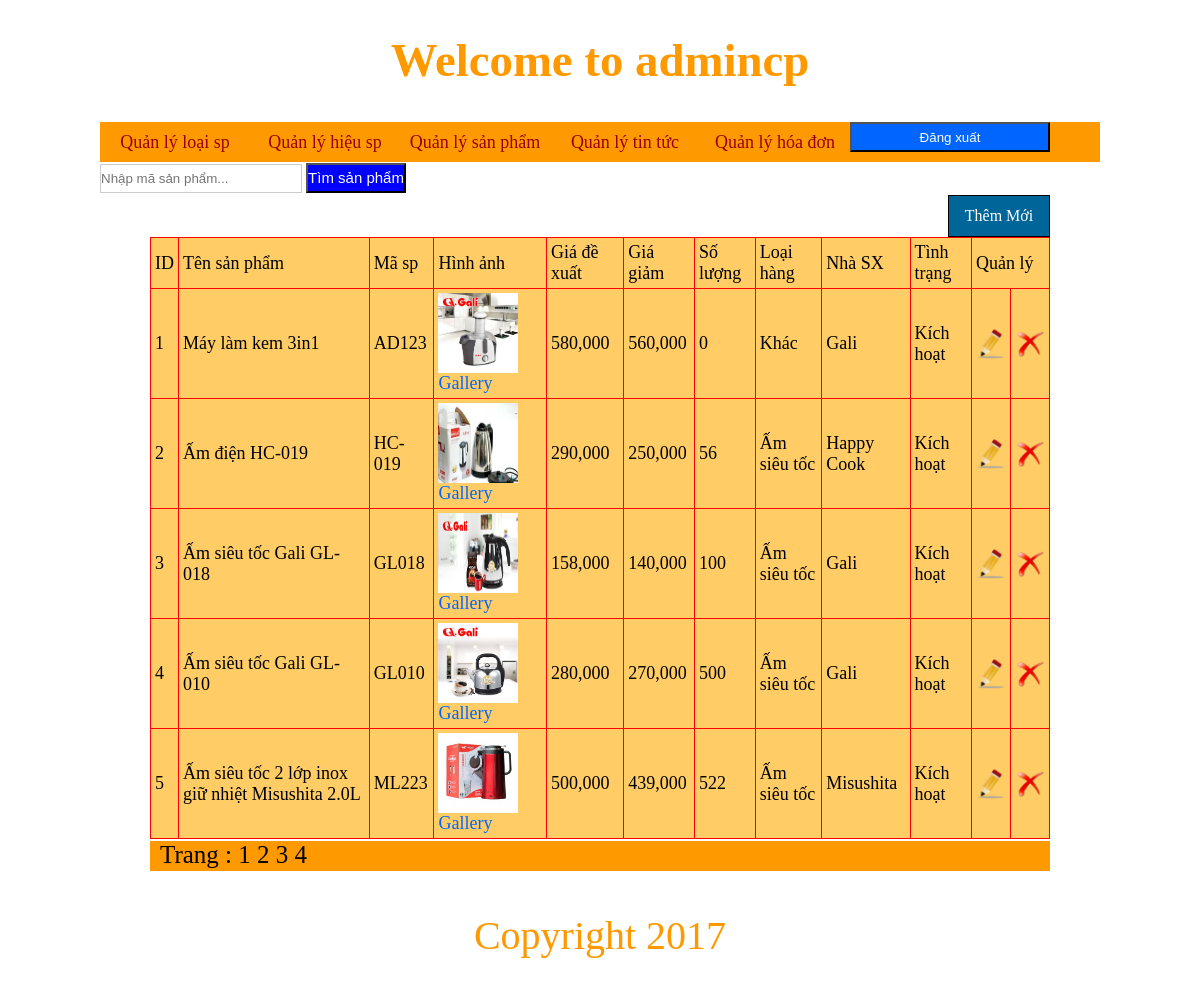
Screenshot of /admincp/index.php (signed in) with the database file from the repository.
### tables this page shows
CREATE TABLE IF NOT EXISTS `sanpham` (
`idsanpham` int(11) NOT NULL,
  `tensp` varchar(255) NOT NULL,
  `masp` varchar(255) NOT NULL,
  `hinhanh` varchar(100) NOT NULL,
  `giadexuat` float NOT NULL,
  `giagiam` float NOT NULL,
  `soluong` int(11) NOT NULL,
  `loaisp` int(11) NOT NULL,
  `nhasx` int(11) NOT NULL,
  `tinhtrang` varchar(100) NOT NULL,
  `noidung` longtext NOT NULL
);

CREATE TABLE IF NOT EXISTS `loaisp` (
`idloaisp` int(11) NOT NULL,
  `tenloaisp` varchar(255) NOT NULL,
  `tinhtrang` varchar(100) NOT NULL
);

CREATE TABLE IF NOT EXISTS `hieusp` (
`idhieusp` int(11) NOT NULL,
  `tenhieusp` varchar(255) NOT NULL,
  `tinhtrang` varchar(100) NOT NULL
);

### admincp/modules/quanlysanpham/lietke.php (the view)
<?php
	if(isset($_GET['trang'])){
		$trang=$_GET['trang'];
	}else{
		$trang='';
	}
	if($trang =='' || $trang =='1'){
		$trang1=0;
	}else{
		$trang1=($trang*5)-5;
	}
	$sql_lietkesp="select * from sanpham,hieusp,loaisp where loaisp.idloaisp=sanpham.loaisp and hieusp.idhieusp=sanpham.nhasx order by sanpham.idsanpham desc limit $trang1,5 ";
	$row_lietkesp=mysql_query($sql_lietkesp);
?>
<div class="button_themsp">
<a href="index.php?quanly=sanpham&ac=them">Thêm Mới</a>
</div>
<table width="100%" border="1">
  <tr>
    <td>ID</td>
    <td>Tên sản phẩm</td>
    <td>Mã sp</td>
    <td>Hình ảnh</td>
    <td>Giá đề xuất</td>
    <td>Giá giảm</td>
    <td>Số lượng</td>
    <td>Loại hàng</td>
    <td>Nhà SX</td>
    <td>Tình trạng</td>
    <td colspan="2">Quản lý</td>
  </tr>
  <?php
  $i=1;
  while($dong=mysql_fetch_array($row_lietkesp)){
  ?>
  <tr>
    <td><?php  echo $i;?></td>
    <td><?php echo $dong['tensp'] ?></td>
    <td><?php echo $dong['masp'] ?></td>
    <td><img src="modules/quanlysanpham/uploads/<?php echo $dong['hinhanh'] ?>" width="80" height="80" />
    <a href="index.php?quanly=gallery&ac=lietke&id=<?php echo $dong['idsanpham'] ?>" style="text-align:center;text-decoration:none; font-size:18px;color:#06F;">Gallery</a>
    </td>
    <td><?php echo number_format($dong['giadexuat']) ?></td>
    <td><?php echo number_format($dong['giagiam']) ?></td>
    <td><?php echo $dong['soluong'] ?></td>
    <td><?php echo $dong['tenloaisp'] ?></td>
    <td><?php echo $dong['tenhieusp'] ?></td>
    <td><?php $sql_tinhtrang = "select tinhtrang from sanpham";
	$row_tinhtrang = mysql_query($sql_tinhtrang);
	$dong_tinhtrang=mysql_fetch_array($row_tinhtrang);
	if($dong_tinhtrang['tinhtrang'] == 1 ){
		echo 'Kích hoạt';
	}elseif($dong_tinhtrang['tinhtrang'] ==2){
		echo 'Không kích hoạt';
	}
    ?></td>
    <td><a href="index.php?quanly=sanpham&ac=sua&id=<?php echo $dong['idsanpham'] ?>" ><center><img src="../imgs/edit.png" width="30" height="30" /></center></a></td>
    <td><a href="modules/quanlysanpham/xuly.php?id=<?php echo $dong['idsanpham']?>" class="delete_link"><center><img src="../imgs/delete.png" width="30" height="30"   /></center></a></td>
  </tr>
  <?php
  $i++;
  }
  ?>
</table>
<div class="trang">
	Trang :
    <?php
	$sql_trang=mysql_query("select * from sanpham");
	$count_trang=mysql_num_rows($sql_trang);
	$a=ceil($count_trang/5);
	for($b=1;$b<=$a;$b++){
		if($trang==$b){
		echo '<a href="index.php?quanly=sanpham&ac=lietke&trang='.$b.'" style="text-decoration:underline;color:red;">'.$b.' ' .'</a>';
	}else{
		echo '<a href="index.php?quanly=sanpham&ac=lietke&trang='.$b.'" style="text-decoration:none;color:#000;">'.$b.' ' .'</a>';
	}
	}
	?>
</div>

### admincp/index.php (shortened to what this page needs)
<!DOCTYPE html PUBLIC "-//W3C//DTD XHTML 1.0 Transitional//EN" "http://www.w3.org/TR/xhtml1/DTD/xhtml1-transitional.dtd">
<html xmlns="http://www.w3.org/1999/xhtml"><head>
<link rel="stylesheet" type="text/css" href="style/css.css" />
</head>
<body>
<div class="wrapper">
	<?php
		include('modules/header.php');
		include('modules/menu.php');
		include('modules/content.php');
		include('modules/footer.php');
	?>
</div>
</body>
</html>

### admincp/modules/header.php
<div class="header">
    	<h3>Welcome to admincp</h3>
    </div>

### admincp/modules/menu.php (shortened to what this page needs)
<div class="menu">
    	<ul>
        	<li><a href="index.php?quanly=loaisp&ac=them">Quản lý loại sp</a></li>
             <li><a href="index.php?quanly=hieusp&ac=them">Quản lý hiệu sp</a></li>
            <li><a href="index.php?quanly=sanpham&ac=them">Quản lý sản phẩm</a></li>
            <li><a href="index.php?quanly=tintuc&ac=them">Quản lý tin tức</a></li>
            <li><a href="index.php?quanly=hoadon&ac=them">Quản lý hóa đơn</a></li>
            <form action="" method="post" enctype="multipart/form-data">
            <input type="submit" name="logout" value="Đăng xuất" style="background:#06F;color:#fff;width:200px;height:30px;" />
            </form>
        </ul>
    </div>
 <form action="index.php?quanly=timkiem&ac=sp" method="post" enctype="multipart/form-data">
     <p><input type="text" name="masp" placeholder="Nhập mã sản phẩm..." id="timkiem" required="required" />
        <input type="submit" id="button_timkiem" name="timkiem" value="Tìm sản phẩm" />
        </p>
        </form>

### admincp/modules/content.php (shortened to what this page needs)
<div class="content">
   	<div class="box_contains">
       	<?php
			if(isset($_GET['quanly'])&&$_GET['ac']){
				$tam=$_GET['quanly'];
				$tam1=$_GET['ac'];
				}else{
					$tam='';
				}if(($tam == 'loaisp')&&($tam1 == 'them')){
					include('modules/quanlyloaisp/them.php');
				}elseif(($tam == 'loaisp')&&($tam1 == 'lietke')){
					include('modules/quanlyloaisp/lietke.php');
				}elseif(($tam == 'loaisp')&&($tam1 == 'sua')){
					include('modules/quanlyloaisp/sua.php');
				}elseif(($tam == 'hieusp')&&($tam1 == 'them')){
					include('modules/quanlyhieusp/them.php');
				}elseif(($tam == 'hieusp')&&($tam1 == 'lietke')){
					include('modules/quanlyhieusp/lietke.php');
				}elseif(($tam == 'hieusp')&&($tam1 == 'sua')){
					include('modules/quanlyhieusp/sua.php');
				}elseif(($tam == 'sanpham')&&($tam1 == 'them')){
					include('modules/quanlysanpham/them.php');
				}elseif(($tam == 'sanpham')&&($tam1 == 'lietke')){
					include('modules/quanlysanpham/lietke.php');
				}elseif(($tam == 'sanpham')&&($tam1 == 'sua')){
					include('modules/quanlysanpham/sua.php');
				}elseif(($tam == 'tintuc')&&($tam1 == 'them')){
					include('modules/quanlytintuc/them.php');
				}elseif(($tam == 'tintuc')&&($tam1 == 'lietke')){
					include('modules/quanlytintuc/lietke.php');
				}elseif(($tam == 'tintuc')&&($tam1 == 'sua')){
					include('modules/quanlytintuc/sua.php');
				}elseif(($tam == 'timkiem')&&($tam1 == 'sp')){
					include('modules/timkiem/timkiem.php');
				}elseif(($tam == 'gallery')&&($tam1 == 'them')){
					include('modules/gallery/them.php');
				}elseif(($tam == 'gallery')&&($tam1 == 'lietke')){
					include('modules/gallery/lietke.php');
				}elseif(($tam == 'gallery')&&($tam1 == 'sua')){
					include('modules/gallery/sua.php');
				}elseif(($tam == 'hoadon')&&($tam1 == 'lietke')){
					include('modules/quanlyhoadon/lietke.php');
				}else{
					include('modules/quanlysanpham/lietke.php');
				     }
		?>
       </div>
   </div>

### admincp/modules/footer.php
<div class="footer">
	Copyright 2017
</div>

### admincp/style/css.css (style rules this page uses)
body { background:#fff; }
* { padding:0; margin:0; }
table { border-collapse:collapse; width:100%; background-color:#FC6; border:1px solid #F00; }
table tr td { color:#000; font-size:18px; padding:4px; }
input { width:60%; height:20px; }
.wrapper { width:1000px; height:auto; margin:auto; }
.menu { width:100%; height:40px; margin-top:2px; background:#F90; }
.menu ul { width:100%; list-style:none; }
.menu ul li { width:150px; text-align:center; float:left; line-height:40px; }
.menu ul li a { display:block; color:#900; text-decoration:none; font-size:18px; }
.header { width:100%; height:120px; text-align:center; line-height:120px; font-size:40px; color:#F90; }
.content { width:100%; height:auto; margin-top:2px; }
.box_contains { width:90%; height:auto; margin:auto; }
.footer { width:100%; height:120px; text-align:center; line-height:120px; font-size:40px; color:#F90; margin-top:5px; }
.button_themsp { width:100px; height:40px; border:1px solid #000; text-align:center; background:#069; line-height:40px; color:#fff; float:right; }
.button_themsp a { color:#fff; display:block; text-decoration:none; }
.trang { width:auto; height:30px; font-size:25px; padding-left:10px; color:#000; margin-top:2px; background:#F90; }
#timkiem { width:200px; height:27px; border:1px solid #CCC; margin-top:2px; }
#button_timkiem { width:100px; height:30px; background:blue; color:#fff; font-size:15px; }

### rows the page displays
sanpham: tensp "Máy làm kem 3in1", masp "AD123", hinhanh (picture), giadexuat "580,000", giagiam "560,000", soluong "0", loaisp.tenloaisp "Khác", hieusp.tenhieusp "Gali"
sanpham: tensp "Ấm điện HC-019", masp "HC-019", hinhanh (picture), giadexuat "290,000", giagiam "250,000", soluong "56", loaisp.tenloaisp "Ấm siêu tốc", hieusp.tenhieusp "Happy Cook"
sanpham: tensp "Ấm siêu tốc Gali GL-018", masp "GL018", hinhanh (picture), giadexuat "158,000", giagiam "140,000", soluong "100", loaisp.tenloaisp "Ấm siêu tốc", hieusp.tenhieusp "Gali"
sanpham: tensp "Ấm siêu tốc Gali GL-010", masp "GL010", hinhanh (picture), giadexuat "280,000", giagiam "270,000", soluong "500", loaisp.tenloaisp "Ấm siêu tốc", hieusp.tenhieusp "Gali"
sanpham: tensp "Ấm siêu tốc 2 lớp inox giữ nhiệt Misushita 2.0L", masp "ML223", hinhanh (picture), giadexuat "500,000", giagiam "439,000", soluong "522", loaisp.tenloaisp "Ấm siêu tốc", hieusp.tenhieusp "Misushita"
